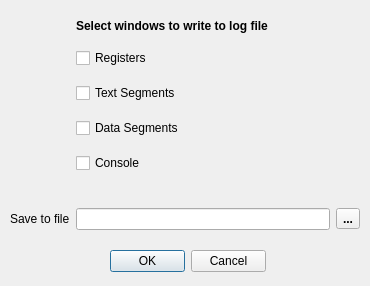
<?xml version="1.0" encoding="UTF-8"?>
<ui version="4.0">
 <class>SaveLogFileDialog</class>
 <widget class="QDialog" name="SaveLogFileDialog">
  <property name="geometry">
   <rect>
    <x>0</x>
    <y>0</y>
    <width>370</width>
    <height>286</height>
   </rect>
  </property>
  <property name="font">
   <font>
    <weight>50</weight>
    <bold>false</bold>
   </font>
  </property>
  <property name="windowTitle">
   <string>Save Windows To Log File</string>
  </property>
  <widget class="QWidget" name="verticalLayoutWidget">
   <property name="geometry">
    <rect>
     <x>10</x>
     <y>10</y>
     <width>350</width>
     <height>235</height>
    </rect>
   </property>
   <property name="font">
    <font>
     <weight>75</weight>
     <bold>true</bold>
    </font>
   </property>
   <layout class="QGridLayout" name="gridLayout">
    <item row="1" column="1">
     <widget class="QLabel" name="label">
      <property name="sizePolicy">
       <sizepolicy hsizetype="Preferred" vsizetype="Fixed">
        <horstretch>0</horstretch>
        <verstretch>0</verstretch>
       </sizepolicy>
      </property>
      <property name="font">
       <font>
        <weight>75</weight>
        <bold>true</bold>
       </font>
      </property>
      <property name="text">
       <string>Select windows to write to log file</string>
      </property>
     </widget>
    </item>
    <item row="2" column="1">
     <widget class="QCheckBox" name="RegsCheckBox">
      <property name="font">
       <font>
        <weight>50</weight>
        <bold>false</bold>
       </font>
      </property>
      <property name="text">
       <string>Registers</string>
      </property>
     </widget>
    </item>
    <item row="3" column="1">
     <widget class="QCheckBox" name="TextCheckBox">
      <property name="font">
       <font>
        <weight>50</weight>
        <bold>false</bold>
       </font>
      </property>
      <property name="text">
       <string>Text Segments</string>
      </property>
     </widget>
    </item>
    <item row="4" column="1">
     <widget class="QCheckBox" name="DataCheckBox">
      <property name="font">
       <font>
        <weight>50</weight>
        <bold>false</bold>
       </font>
      </property>
      <property name="text">
       <string>Data Segments</string>
      </property>
     </widget>
    </item>
    <item row="5" column="1">
     <widget class="QCheckBox" name="ConsoleCheckBox">
      <property name="font">
       <font>
        <weight>50</weight>
        <bold>false</bold>
       </font>
      </property>
      <property name="text">
       <string>Console</string>
      </property>
     </widget>
    </item>
    <item row="7" column="0">
     <widget class="QLabel" name="label_2">
      <property name="font">
       <font>
        <weight>50</weight>
        <bold>false</bold>
       </font>
      </property>
      <property name="text">
       <string>Save to file</string>
      </property>
     </widget>
    </item>
    <item row="7" column="1">
     <widget class="QLineEdit" name="SaveLineEdit">
      <property name="font">
       <font>
        <weight>75</weight>
        <bold>true</bold>
       </font>
      </property>
     </widget>
    </item>
    <item row="7" column="2">
     <widget class="QToolButton" name="saveFileToolButton">
      <property name="font">
       <font>
        <weight>75</weight>
        <bold>true</bold>
       </font>
      </property>
      <property name="text">
       <string>...</string>
      </property>
     </widget>
    </item>
    <item row="6" column="0">
     <spacer name="verticalSpacer_2">
      <property name="font">
       <font>
        <weight>75</weight>
        <bold>true</bold>
       </font>
      </property>
      <property name="orientation">
       <enum>Qt::Vertical</enum>
      </property>
      <property name="sizeType">
       <enum>QSizePolicy::Fixed</enum>
      </property>
      <property name="sizeHint" stdset="0">
       <size>
        <width>20</width>
        <height>20</height>
       </size>
      </property>
     </spacer>
    </item>
   </layout>
  </widget>
  <widget class="QDialogButtonBox" name="buttonBox">
   <property name="geometry">
    <rect>
     <x>110</x>
     <y>250</y>
     <width>156</width>
     <height>23</height>
    </rect>
   </property>
   <property name="font">
    <font>
     <weight>50</weight>
     <bold>false</bold>
    </font>
   </property>
   <property name="standardButtons">
    <set>QDialogButtonBox::Cancel|QDialogButtonBox::Ok</set>
   </property>
  </widget>
 </widget>
 <resources/>
 <connections>
  <connection>
   <sender>buttonBox</sender>
   <signal>accepted()</signal>
   <receiver>SaveLogFileDialog</receiver>
   <slot>accept()</slot>
   <hints>
    <hint type="sourcelabel">
     <x>187</x>
     <y>261</y>
    </hint>
    <hint type="destinationlabel">
     <x>184</x>
     <y>142</y>
    </hint>
   </hints>
  </connection>
  <connection>
   <sender>buttonBox</sender>
   <signal>rejected()</signal>
   <receiver>SaveLogFileDialog</receiver>
   <slot>reject()</slot>
   <hints>
    <hint type="sourcelabel">
     <x>187</x>
     <y>261</y>
    </hint>
    <hint type="destinationlabel">
     <x>184</x>
     <y>142</y>
    </hint>
   </hints>
  </connection>
 </connections>
</ui>
